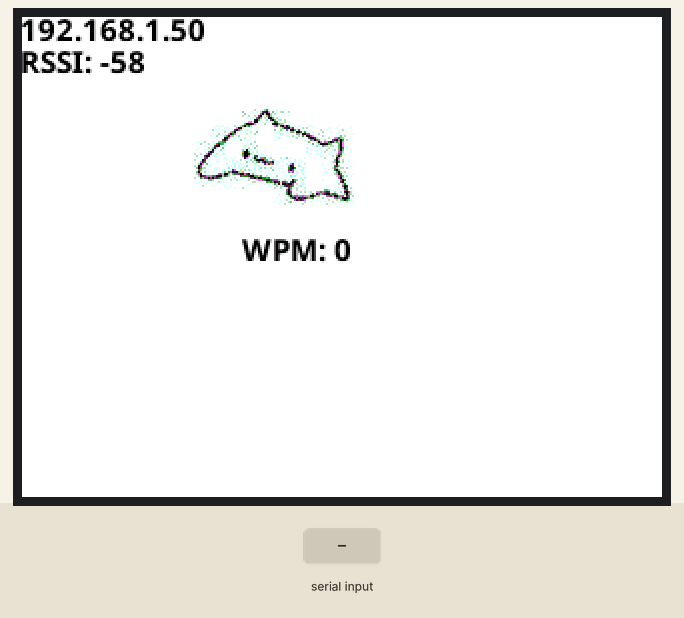
This sketch was run on a simulated ESP32. Shown: 320×240 colour display. Inputs (shaded band) come from the test bench. WiFi joins after 1.5 s; servers stay silent unless stated.

Above: at 3.3 s.
3.4 s: "90,45\n" received over Serial
At 4.2 s:
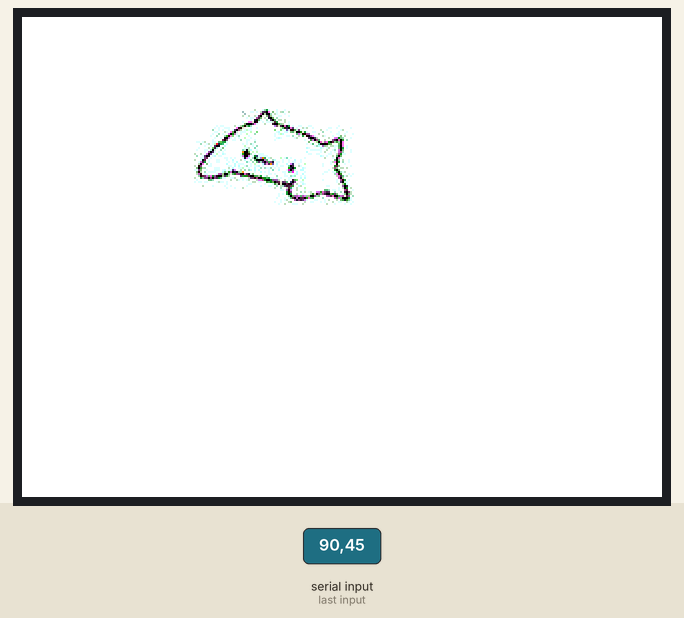
5.9 s: "30,150\n" received over Serial
At 7.6 s:
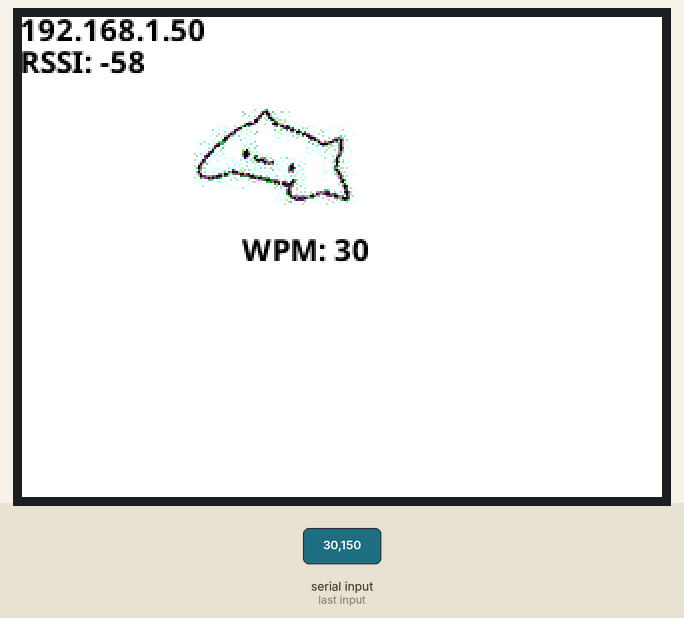
Timing chart, 0 to 9.1 s (numbered marks = the images above; inputs shaded):
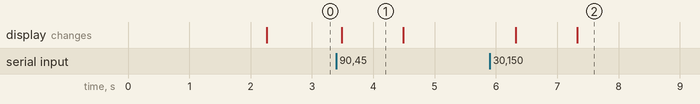

Measured:
- after the input at 3.4 s, the display: changes after 0.08 s (image 1)
- after the input at 5.9 s, the display: first changes after 0.42 s (image 2 shows a later state)
- what the display in image 1 shows lasts 1.0 s, from 3.5 s to 4.5 s

The sketch:

status_screen.ino
```cpp
//  This sketch uses font files created from the Noto family of fonts:
//  https://www.google.com/get/noto/
#include "NotoSansBold15.h"
#include "NotoSansBold36.h"

#include "cat.h"

// The font names are arrays references, thus must NOT be in quotes ""
#define AA_FONT_SMALL NotoSansBold15
#define AA_FONT_LARGE NotoSansBold36

// Screen res = 240(w) x 135(h)
#include <SPI.h>
#include <TFT_eSPI.h>
#include <WiFi.h>
#include "NetworkCreds.h"

TFT_eSPI tft = TFT_eSPI();
int wpm = 0;
String wpm_msg = "WPM: ";

void setup() {
  Serial.begin(250000);
  tft.begin();
  // Change to 1 if device is plugged in on left side,
  // or 3 if on right side
  tft.setRotation(1);


  // Can connect to a router, and other devices can connect to this device
  // Use WIFI_AP for only acting as a wifi network,
  // or WIFI_STA for only connecting to a router
  WiFi.mode(WIFI_AP_STA);


  WiFi.begin(ssid, pass);
  WiFi.softAP("Hacking device", "Pwn3d");
  while (WiFi.status() != WL_CONNECTED) {
    delay(1000);
  }
}

void loop() {
  tft.fillScreen(TFT_WHITE);
  tft.setTextColor(TFT_BLACK, TFT_WHITE); // Set the font colour AND the background colour for anti-aliasing

  tft.loadFont(AA_FONT_SMALL);    // Must load the font first
  tft.setTextColor(TFT_BLACK, TFT_WHITE);
  tft.pushImage(70, 30, catWidth, catHeight, cat_bitmap);

  if(Serial.available() > 0) {
    wpm = Serial.readString().toInt();
  }
  tft.setCursor(110, 110);
  tft.print(wpm_msg);
  tft.print(wpm);

  tft.setCursor(0, 0);
  if(WiFi.status() == WL_CONNECTED) {
    tft.println(WiFi.localIP());
    tft.print("RSSI: ");
    tft.println(WiFi.RSSI());
  }
  else {
    tft.print("Not connected");
  }
  delay(500);

  tft.unloadFont();
}
```

NetworkCreds.h
```cpp
const char* ssid = "WiFi SSID goes here";
const char* pass = "WiFi Password goes here";
```

Source omitted: toSansBold15.h (data table, 65776 bytes), oSansBold36.h (data table, 268283 bytes), cat.h (data table, 98988 bytes)
